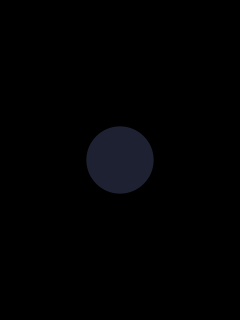
Frame 1 (no input)
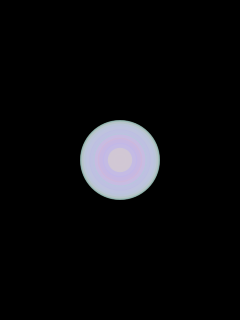
Frame 60 (the mouse pressed at the canvas centre just before this capture)
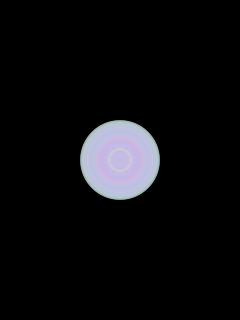
Frame 120 (the mouse held since frame 60 and released just before this capture)

The Processing sketch that drew these frames (run headless with seeded random() and noise(); from frame 60 on, the mouse is pressed at the canvas centre):

// Processing sketch: processing_181710
// ── processing_181710.pde

int counter;

void setup() {  //setup function called initially, only once
  size(240, 320);
  background(0);  //set background white
  colorMode(HSB);   //set colors to Hue, Saturation, Brightness mode
  counter = 0;
}

void draw() {  //draw function loops 
  counter++;
  noStroke();
  fill(random(255),100,255,50);
  
  if(mousePressed == true) { //add some interaction
    ellipse(mouseX, mouseY, 20, 20);
  }
  else {
    ellipse(width/2, height/2, 80*sin(counter), 80*sin(counter));
  }
}
